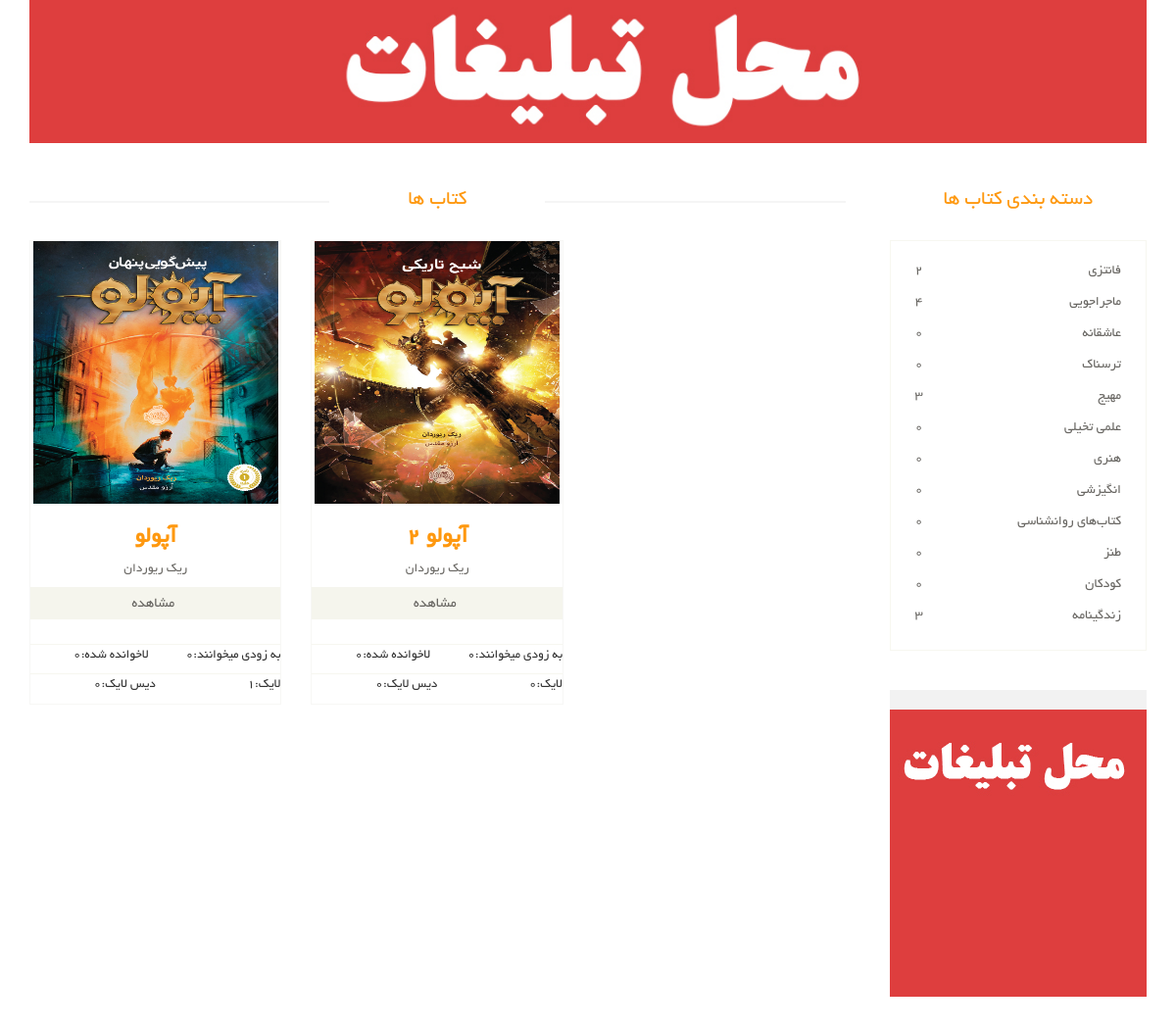
Page /books/فانتزی on the committed database.
### main_moudles/models.py (models this page shows, shortened)
class Books(models.Model):
    title = models.CharField(max_length=500)
    author = models.ForeignKey(bookwriter, on_delete=models.CASCADE,related_name='authorrr', null=True)
    category = models.ManyToManyField(bookcategory,related_name='bookcat')
    image = models.FileField(upload_to='bookimages')
    short_description = models.CharField(max_length=300, null=True)
    likes = models.ManyToManyField(User, related_name='bookslikes', blank=True)
    dislike = models.ManyToManyField(User, related_name='booksdislikes', blank=True)
    readed = models.ManyToManyField(User, related_name='booksreaded', blank=True)
    reading = models.ManyToManyField(User, related_name='booksreading', blank=True)
    slug = models.SlugField(default=uuid.uuid1,unique=True,allow_unicode=True,null=True,blank=True)
    rate = models.IntegerField(null=True,blank=True)

class bookwriter(models.Model):
    title = models.CharField(max_length=500)
    content = models.TextField(null=True)
    image = models.FileField(upload_to='images', null=True,blank=True)
    slug = models.SlugField(default=uuid.uuid1,unique=True,allow_unicode=True,null=True,blank=True)
    def __str__(self):
        return self.title

class bookcategory(models.Model):
    title = models.CharField(max_length=500,)
    slug = models.SlugField(default=uuid.uuid1,unique=True,allow_unicode=True,null=True,blank=True)

### books/views.py (the view)
# urls.py: path('<slug>', views.bookhomeshow, name='bookshome'),
def bookhomeshow(request,slug):
    try:
        cat = bookcategory.objects.all()
        showcat = bookcategory.objects.get(slug=slug)
        book = showcat.bookcat.all()
        return render(request, 'books/bookshow.html', {'bookcategory': cat,
        'books': book })
    except:
        cat = bookcategory.objects.all()
        books = Books.objects.all()
        return render(request, 'books/bookshow.html',{'bookcategory':cat,
        'books': books})

### books/templates/books/bookshow.html (shortened to what this page needs)
{% extends 'shared/layout.html' %}
{% block content %}
<section id="advertisement">
		<div class="container">
			<img src="/static/images/New/16.jpg" alt="" />
		</div>
	</section>
	<section>
		<div class="container">
			<div class="row">
				<div class="col-sm-9 padding-right">
					<div class="features_items">
						<h2 class="title text-center">کتاب ها</h2>
                        {% for book in books %}
						<div class="col-sm-4">
							<div class="product-image-wrapper">
								<div class="single-products">
									<div class="productinfo text-center">
										<img style="height: 268px;width: 250px" src="{{book.image.url}}" alt="" />
										<h2>{{ book.title }}</h2>
										<p>{{ book.author }}</p>
										<a href={% url 'bookdetail' book.slug %} class="btn btn-default add-to-cart">مشاهده</a>
									</div>
									<div class="product-overlay">
										<div class="overlay-content">
										</div>
									</div>
								</div>
								<div class="choose">
									<ul class="nav nav-pills nav-justified">
                                     {% if user in book.reading.all %}
                                             <li><p style="color: green" href=""><i></i>به زودی میخوانند:{{book.reading.count}}</p></li>
                                            {% else %}
                                           <li><p href="">به زودی میخوانند:{{book.reading.count}}</p></li>
                                        {% endif %}
                                        {% if user in book.readed.all %}
                                             <li><p style="color: green" href=""><i></i>خوانده شده:{{ book.readed.count }}</p></li>
                                            {% else %}
                                           <li><p href="">لاخوانده شده:{{ book.readed.count }}</p></li>
                                        {% endif %}
									</ul>
								</div>
                            <div class="choose">
									<ul class="nav nav-pills nav-justified">
                                        {% if user in book.likes.all %}
                                             <li><p style="color: green" href=""><i></i>لایک:{{ book.likes.count }}</p></li>
                                            {% else %}
                                           <li><p href="">لایک:{{ book.likes.count }}</p></li>
                                        {% endif %}
                                        {% if user in book.dislike.all %}
										<li><p style="color: red" href=""><i></i>دیس لایک:{{ book.dislike.count }}</p></li>
                                        {% else %}
                                            <li><p href="">دیس لایک:{{ book.dislike.count }}</p></li>
                                        {% endif %}
									</ul>
								</div>
							</div>
						</div>
                     {%endfor%}
					</div>
				</div>
				<div class="col-sm-3">
						<div class="brands_products">
							<h2>دسته بندی کتاب ها</h2>
							<div class="brands-name">
								<ul class="nav nav-pills nav-stacked">
                                    {% for cat in bookcategory %}
									<li><a href={% url 'bookshome' cat.slug %}> <span class="pull-left">{{ cat.bookcat.count }}</span>{{ cat.title }}</a></li>
									{% endfor %}
								</ul>
							</div>
						</div>
						<div class="shipping text-center">
							<img src="/static/images/New/17.jpg" alt="" />
						</div>
					</div>
				</div>
			</div>
	</section>
{% endblock %}

### static/css/main.css (style rules this page uses)
body { font-family: 'BYekan'; font-size: 10pt; position: relative; font-weight: normal; direction: rtl; }
ul li { list-style: none; }
a { -webkit-transition: 300ms; -moz-transition: 300ms; -o-transition: 300ms; transition: 300ms; }
h1, h2, h3, h4, h5, h6 { font-family: 'BYekan', sans-serif; }
.left-sidebar h2, .brands_products h2 { color: #FE980F; font-family: 'BYekan', sans-serif; font-size: 16pt; font-weight: 400; margin: 0 0 30px auto; text-align: center; text-transform: uppercase; position: relative; z-index:3; }
.left-sidebar h2:after, h2.title:after { content: " "; position: absolute; border: 1px solid #f5f5f5; bottom:8px; right: 0; width: 100%; height: 0; z-index: -2; }
h2.title:before { content: " "; position: absolute; background: #fff; bottom: -6px; width: 220px; height: 30px; z-index: -1; right: 50%; margin-right: -110px; }
.brands-name { border: 1px solid #F7F7F0; padding-bottom: 20px; padding-top: 15px; }
.brands-name .nav-stacked li a { background-color: #FFFFFF; color: #696763; font-family: 'BYekan', sans-serif; font-size: 14px; padding: 5px 25px; text-decoration: none; text-transform: uppercase; }
.shipping { background-color: #F2F2F2; margin-top: 40px; overflow: hidden; padding-top: 20px; position: relative; }
.padding-right { padding-left: 0; }
.features_items { overflow:hidden; }
h2.title { color: #FE980F; font-family: 'BYekan', sans-serif; font-size: 16pt; font-weight: 400; margin: 0 15px; text-transform: uppercase; margin-bottom: 30px; position: relative; }
.product-image-wrapper { border:1px solid #F7F7F5; overflow: hidden; margin-bottom:30px; }
.single-products { position: relative; }
.productinfo h2 { color: #FE980F; font-family: 'BYekan', sans-serif; font-size: 24px; font-weight: 700; }
.productinfo p { font-family: 'BYekan', sans-serif; font-size: 10pt; font-weight: 400; color: #696763; }
.productinfo img { width: 100%; }
.productinfo { position:relative; }
.product-overlay { background:#FE980F; top: 0; display: none; height: 0; position: absolute; transition: height 500ms ease 0s; width: 100%; display: block; }
.product-overlay .overlay-content { bottom: 0; position: absolute; bottom: 0; text-align: center; width: 100%; }
.add-to-cart { background:#F5F5ED; border: 0 none; border-radius: 0; color: #696763; font-family: 'BYekan', sans-serif; font-size: 15px; width: 100%; margin-bottom: 25px; }
.choose { border-top: 1px solid #F7F7F0; }
#advertisement { padding-bottom: 45px; }
#advertisement img { width: 100%; }

### rows in the picture
Books: image (picture), title "آپولو", author "ریک ریوردان", reading.count "0", readed.count "0", likes.count "1", dislike.count "0"
Books: image (picture), title "آپولو ۲", author "ریک ریوردان", reading.count "0", readed.count "0", likes.count "0", dislike.count "0"
bookcategory: bookcat.count "2", title "فانتزی"
bookcategory: bookcat.count "4", title "ماجراجویی"
bookcategory: bookcat.count "0", title "عاشقانه"
bookcategory: bookcat.count "0", title "ترسناک"
bookcategory: bookcat.count "3", title "مهیج"
bookcategory: bookcat.count "0", title "علمی تخیلی"
bookcategory: bookcat.count "0", title "هنری"
bookcategory: bookcat.count "0", title "انگیزشی"
bookcategory: bookcat.count "0", title "کتاب‌های روانشناسی"
bookcategory: bookcat.count "0", title "طنز"
bookcategory: bookcat.count "0", title "کودکان"
bookcategory: bookcat.count "3", title "زندگینامه"
